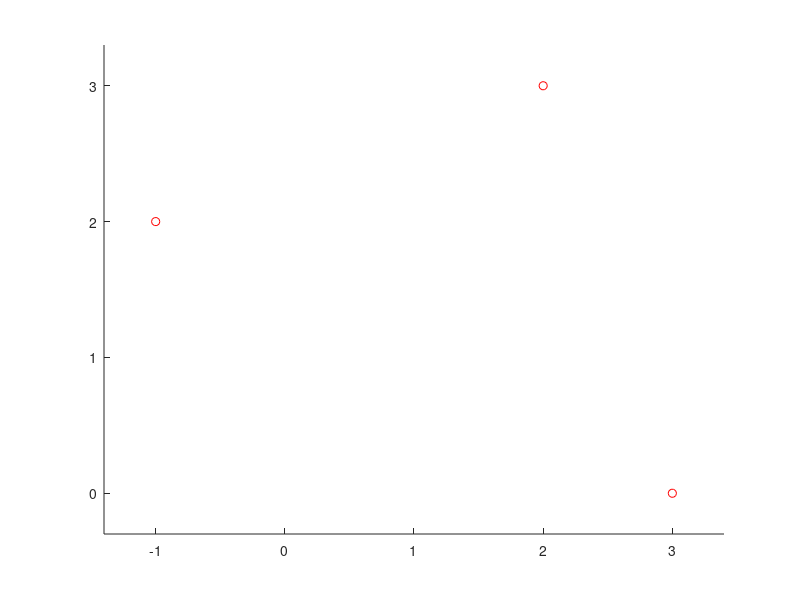

Reproduce this figure in MATLAB. (Note: this script raises an error after producing the figure.)
function newtonuv_polynom()
%
% Sestrojeni Newtonova interpolacniho polynomu pro funkci zadanou tabulkou [x;f(x)]

%============== ZADANI ====================================================
x = [-1, 2, 3];
f = [2, 3, 0];
%==========================================================================

clc;
presah=10;
pocet_deleni=1000;
clear texty;
barva=['r','m','g','c','k'];
styl=['- ';'--';'-.';': '];

figure(1);
clf;
hold on;
zoom on;
set(figure(1),'Units','centimeters');
set(figure(1),'Position',[10 3 18 15]);


if ~exist('zobraz_vse')
  zobraz_vse=0;
end;
if ~exist('x') | ~exist('f')
  [x,f]=zadej_body;
  clc;
else
  xmin=min(x);
  xmax=max(x);
  fmin=min(f);
  fmax=max(f);
  axis([xmin-presah/100*(xmax-xmin) xmax+presah/100*(xmax-xmin) ...
	fmin-presah/100*(fmax-fmin) fmax+presah/100*(fmax-fmin)]); 
  for i=1:max(size(x))
    plot(x(i),f(i),'ro');
  end;  
end;  

[sortx,indexy]=sort(x);
%f=f(indexy);
n=max(size(x));
deleni=(sortx(n)-sortx(1))/pocet_deleni;
zoom on;

disp('----------------------------------------------------------------');
disp(sprintf('  Newtonuv interpolacni polynom pro funkci danou tabulkou'));
disp(' ');
disp(sprintf(' |    x(k)    |    f(k)    |'));
disp(sprintf(' ==========================='));
for i = 1:n
  disp(sprintf(' | %d | %9.4f  | %9.4f  |', i-1, x(i),f(i)));
end;  

A=zeros(n);
A(:,1)=f';
for k=2:n,
  for i=k:n,
    A(i,k)=(A(i,k-1)-A(i-1,k-1))/(x(i)-x(i-k+1));
  end;
end;

[xk,fk]=polynom(x,f,deleni,presah/2);

xmin=min(xk);
xmax=max(xk);
fmin=min(fk);
fmax=max(fk);

axis([xmin-presah/100*(xmax-xmin) xmax+presah/100*(xmax-xmin) ...
      fmin-presah/100*(fmax-fmin) fmax+presah/100*(fmax-fmin)]); 
% disp(' ');
% disp('Stiskni klavesu');
% disp(' ');
% pause;

  [xk,fk,koeficienty]=polynom(x,f,deleni,presah/2);  
  plot(xk,fk,'b-');
  plot(x,f,'ro'); 

n=max(size(koeficienty));

text='N(x) = ';
if koeficienty(1)<0 
  text=[text,'- '];
end;  
for i=n-1:-1:0;
  c1=num2str(abs(koeficienty(n-i)));
  c2=num2str(i);
  if i>1
    if koeficienty(n-i+1)>=0
      text=[text, c1,' x^', c2, ' + '];
    else       
      text=[text, c1,' x^', c2, ' - '];
    end;   
  else
    if i==1
      if koeficienty(n)>=0
        text=[text, c1,' x',' + '];
      else       
        text=[text, c1,' x',' - '];
      end;   
    else  
      text=[text, c1];    
    end;
  end; 
end;
disp(' ');
disp(text);
disp(' ');

% koeficienty = polyfit(x,f,max(size(x))-1)







